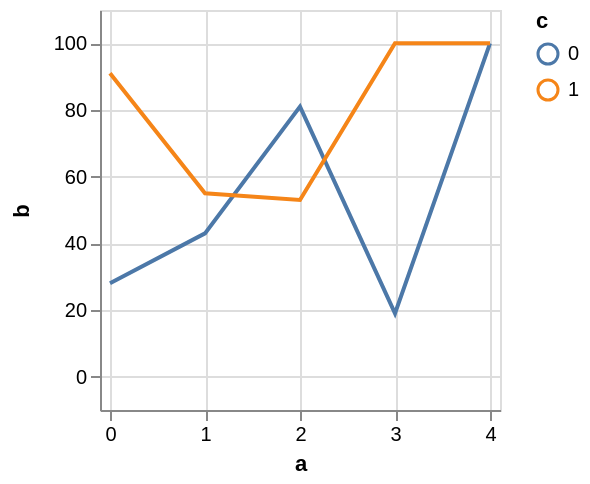

Write a Vega-Lite specification for this figure.
### Vega specification from a JSON file in a GitHub repository (floating-point values rounded to 4 significant figures)
{"$schema": "https://vega.github.io/schema/vega/v4.json", "autosize": "pad", "padding": 5, "width": 200, "height": 200, "style": "cell", "data": [{"name": "source_0", "values": [{"a": 0, "b": 28, "c": 0}, {"a": 0, "b": 91, "c": 1}, {"a": 1, "b": 43, "c": 0}, {"a": 1, "b": 55, "c": 1}, {"a": 2, "b": 81, "c": 0}, {"a": 2, "b": 53, "c": 1}, {"a": 3, "b": 19, "c": 0}]}, {"name": "data_0", "source": "source_0", "transform": [{"type": "impute", "field": "b", "key": "a", "keyvals": [4], "method": "value", "groupby": ["c"], "value": null}, {"type": "formula", "expr": "datum.b === null ? 100 : datum.b", "as": "b"}]}], "marks": [{"name": "pathgroup", "type": "group", "from": {"facet": {"name": "faceted_path_main", "data": "data_0", "groupby": ["c"]}}, "encode": {"update": {"width": {"field": {"group": "width"}}, "height": {"field": {"group": "height"}}}}, "marks": [{"name": "marks", "type": "line", "style": ["line"], "sort": {"field": "datum[\"a\"]", "order": "descending"}, "from": {"data": "faceted_path_main"}, "encode": {"update": {"stroke": {"scale": "color", "field": "c"}, "tooltip": {"signal": "{\"a\": format(datum[\"a\"], \"\"), \"b\": format(datum[\"b\"], \"\"), \"c\": ''+datum[\"c\"]}"}, "x": {"scale": "x", "field": "a"}, "y": {"scale": "y", "field": "b"}, "defined": {"signal": "datum[\"a\"] !== null && !isNaN(datum[\"a\"]) && datum[\"b\"] !== null && !isNaN(datum[\"b\"])"}}}}]}], "scales": [{"name": "x", "type": "linear", "domain": {"data": "data_0", "field": "a"}, "range": [0, {"signal": "width"}], "nice": 1, "zero": false, "padding": 5}, {"name": "y", "type": "linear", "domain": {"data": "data_0", "field": "b"}, "range": [{"signal": "height"}, 0], "nice": true, "zero": true, "padding": 5}, {"name": "color", "type": "ordinal", "domain": {"data": "data_0", "field": "c", "sort": true}, "range": "category"}], "axes": [{"scale": "x", "orient": "bottom", "grid": false, "title": "a", "labelFlush": true, "labelOverlap": true, "tickCount": {"signal": "ceil(width/40)"}, "zindex": 1}, {"scale": "x", "orient": "bottom", "gridScale": "y", "grid": true, "tickCount": {"signal": "ceil(width/40)"}, "domain": false, "labels": false, "maxExtent": 0, "minExtent": 0, "ticks": false, "zindex": 0}, {"scale": "y", "orient": "left", "grid": false, "title": "b", "labelOverlap": true, "tickCount": {"signal": "ceil(height/40)"}, "zindex": 1}, {"scale": "y", "orient": "left", "gridScale": "x", "grid": true, "tickCount": {"signal": "ceil(height/40)"}, "domain": false, "labels": false, "maxExtent": 0, "minExtent": 0, "ticks": false, "zindex": 0}], "legends": [{"stroke": "color", "gradientLength": {"signal": "clamp(height, 64, 200)"}, "title": "c"}], "config": {"axisY": {"minExtent": 30}}}
